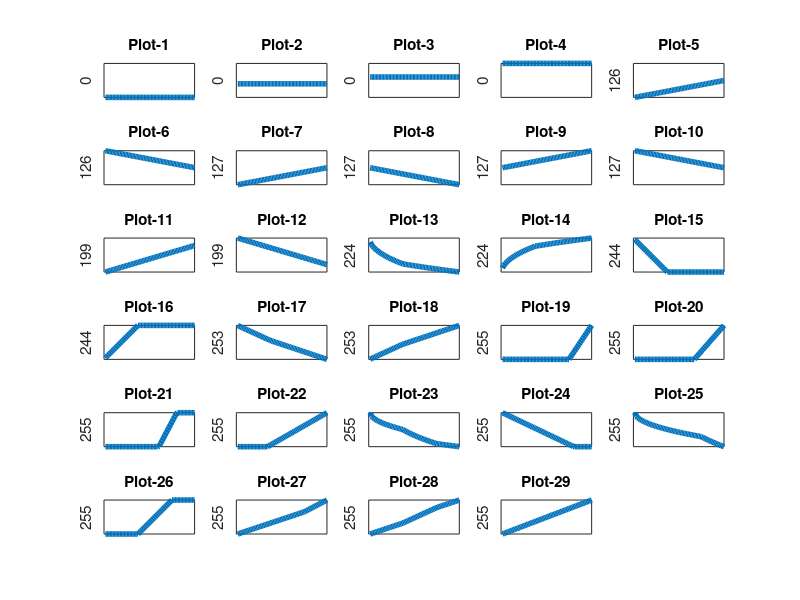
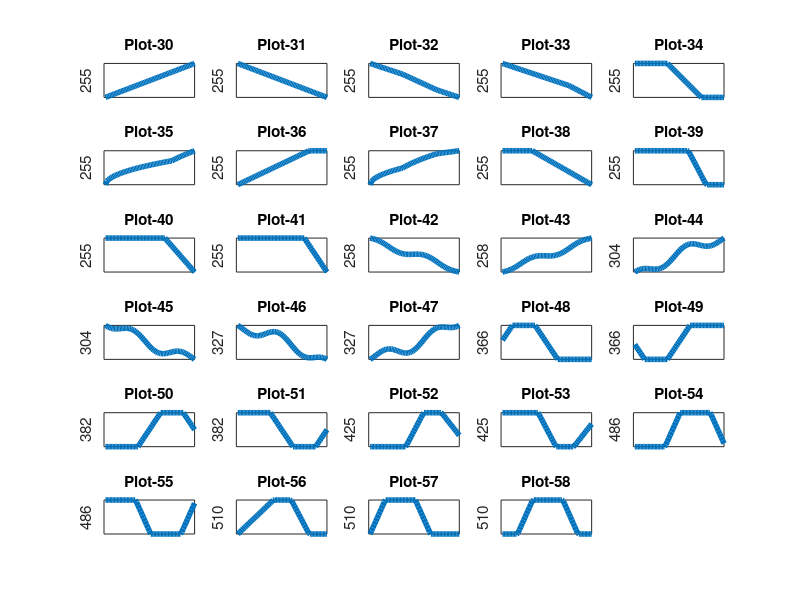
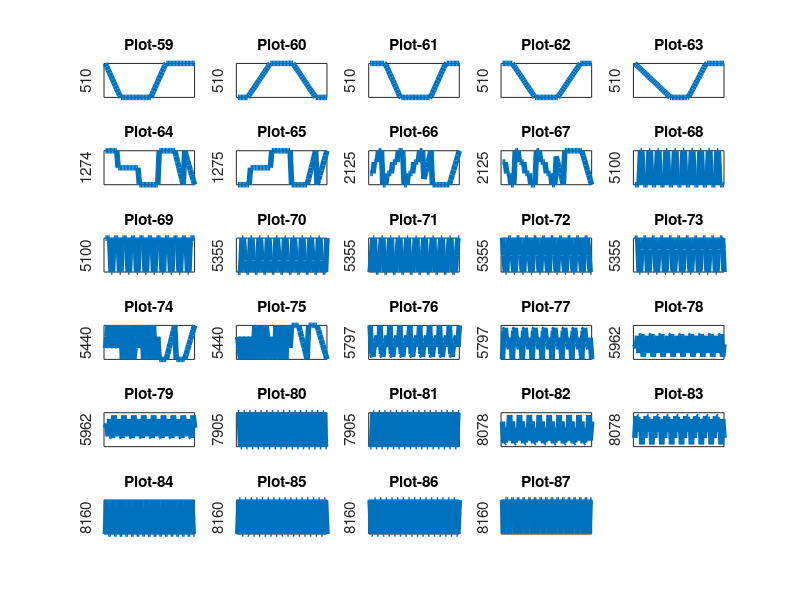

Write the MATLAB code that produced these figures, in order.
clear all; close all; clc;
matrizCa=[jet cubehelix hsv rainbow hot cool ...
spring summer autumn winter gray ...
bone copper pink ocean colorcube ...
flag lines prism 1-jet 1-cubehelix 1-hsv 1-rainbow 1-hot 1-cool ...
1-spring 1-summer 1-autumn 1-winter 1-gray ...
1-bone 1-copper 1-pink 1-ocean 1-colorcube ...
1-flag 1-lines 1-prism];
close(1)
%%%%%%%%%%%%%%%%%%%%%%%%%%%%%%%%%%%%%%%%%%%%%%%%%%
% Creando la matriz de elementos unicos
matrizC=[];
for i=1:size(matrizCa,2)
unico=true;
for j=i+1:size(matrizCa,2)
if isequal(matrizCa(:,i),matrizCa(:,j))
strcat(num2str(i),'=',num2str(j),'=',num2str(size(matrizC,2)));
unico=false;
break;
endif
endfor
if unico
matrizC=[matrizC matrizCa(:,i)];
endif
endfor
%%%%%%%%%%%%%%%%%%%%%%%%%%%%%%%%%%%%%%%%%%%%%%%%%%%%%%%%%%%%%
%Variabilidad de la suma
matrizS=sum(round(matrizC*255),1); %sum of columns
[s, is] = sort(matrizS);
index=[1:size(matrizS,2); matrizS; 1:size(matrizS,2); is;s]';
matrizC=matrizC(:,is(1:size(matrizC,2)));
%%%%%%%%%%%%%%%%%%%%%%%%%%%%%%%%%%%%%%%%%%%%%%%%%%%%%%%%%%%%%
%Variabilidad de los modelos por diferentes en y entre datos
matrizV=[];
for i=1:size(matrizC,2)
matrizV=[matrizV matrizC(2:size(matrizC),i)-matrizC(1:size(matrizC)-1,i)];
endfor
matrizS=floor(sum(abs(matrizV),1)*255); %sum of columns
[s, is] = sort(matrizS);
index=[1:size(matrizS,2); matrizS; 1:size(matrizS,2); is;s]'
%%%%%%%%%%%%%%%%%%%%%%%%%%%%%%%%%%%%%%%%%%%%%%%
%% Export colormap matrix
row=size(matrizC,1);
col=size(matrizC,2);
opc2=1;
Lcolor="{";
for i=1:row
Lcolor=strcat(Lcolor,"{");
for j=1:col
if(j<col)
switch mod(opc2,2)+1
case 1
Lcolor=strcat(Lcolor,num2str(matrizC(i,is(j))),",");
case 2
Lcolor=strcat(Lcolor,num2str(round(matrizC(i,is(j))*255)),",");
endswitch
else
switch mod(opc2,2)+1
case 1
Lcolor=strcat(Lcolor,num229str(matrizC(i,is(j))),"}");
case 2
Lcolor=strcat(Lcolor,num2str(round(matrizC(i,is(j))*255)),"}");
endswitch
endif
endfor
if(i<row)
Lcolor=strcat(Lcolor,",");
endif
endfor
%%%%%%%%%%%%%%%%%%%%%%%%%%%%%%%%%%%%%%%%%%%%%%%%%%%%%%%%%%%%%%%
Lcolor=strcat(Lcolor,"}")
fid = fopen("myfile.txt", "w");
fdisp(fid,strcat("Lcolor=",Lcolor));
fclose(fid);
%%%%%%%%%%%%%%%%%%%%%%%%%%%%%%%%%%%%%%%%%%%%%%%%%%%%%%%%%%%%%%%
for i=1:size(matrizC,2)
ind=mod(i,29);  
if ind==1
  h=figure('Position',[1 21 1366 670], ...
      'Name',strcat('Modelos, Graficas y Funciones RGB para Colormaps', ...
      ' ordenado por la Variabilidad de los Modelos'));
endif
if ind==0
  ind=29;
endif
subplot(6, 5, ind);
plot(matrizC(:,is(i)),'-','linewidth',4)
title(strcat("Plot-",num2str(i)))
ylabel(num2str(s(i)))
%xlabel(num2str(is(i)))
set(gca,'YTick',0:0:1)
set(gca,'XTick',0:0:64)
axis([0 64 0 1])
endfor
